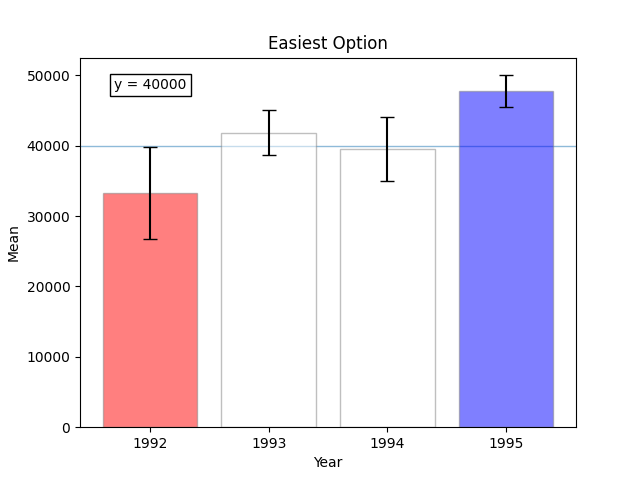

This figure's Python source:
import pandas as pd
import numpy as np
import matplotlib.pyplot as plt
#from ipywidgets import interact
#import ipywidgets as widgets

np.random.seed(12345)

df = pd.DataFrame([np.random.normal(32000,200000,3650), 
                   np.random.normal(43000,100000,3650), 
                   np.random.normal(43500,140000,3650), 
                   np.random.normal(48000,70000,3650)], 
                  index=[1992,1993,1994,1995])

df = df.T
df

mean_value = list(df.mean())
std_dev = list(df.std())
conf_int = []
lower_ci = []
upper_ci = []
bars = []
y = 40000

fig, ax = plt.subplots()

for i in range(len(mean_value)):
    lower_ci.append(mean_value[i] - 1.96*(std_dev[i]/np.sqrt(len(df))))
    upper_ci.append(mean_value[i] + 1.96*(std_dev[i]/np.sqrt(len(df))))
    conf_int.append(upper_ci[i] - lower_ci[i])
conf_int
print(lower_ci)
print(upper_ci)

# If y = scalar value >> symmetric error (value - lower / upper - lower)
# If y = array >> assymetric error >> yerr = [lower_errors, upper_errors] 
#   upper_errors & lower_error are a list of values


for i in range(len(df.columns)):
    color = 'white' if lower_ci[i] <= y <= upper_ci[i] else 'red' if y > upper_ci[i] else 'blue'
    bar = ax.bar(i, mean_value[i], yerr=(mean_value[i] - lower_ci[i]), align = 'center', alpha=0.5, capsize=5, edgecolor = 'grey', color = color)
    bars.append(bar[0])

ax.set_xticks(range(len(df.columns)), df.columns) 
ax.set_xlabel('Year')
ax.set_ylabel('Mean')
ax.set_title('Easiest Option')
ax.axhline(y, zorder=0, alpha = 0.5, linewidth=1)
txt = ax.text(-0.3, 48000, f'y = {int(y)}', bbox=dict(facecolor='white', edgecolor = 'black', boxstyle = 'square'))

def on_click(event):
    global bars
    if event.inaxes == ax:
        ax.lines[-1].remove()
        y = event.ydata 
        ax.axhline(y, zorder=0, alpha = 0.5, linewidth=1)
        txt.set_text(f'y = {int(y)}')
        
        for i in range(len(df.columns)):
            color = 'white' if lower_ci[i] <= y <= upper_ci[i] else 'red' if y > upper_ci[i] else 'blue'
            
            bars[i].set_color(color)
            bars[i].set_edgecolor('grey')

        plt.draw()

fig.canvas.mpl_connect('button_press_event', on_click)

plt.show()
